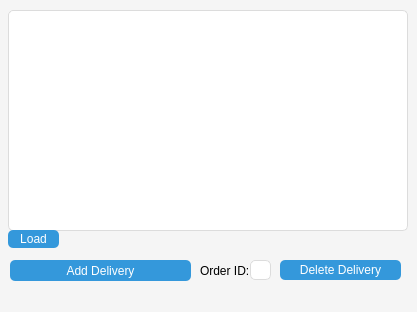
<?xml version="1.0" encoding="UTF-8"?>
<ui version="4.0">
 <class>deliverywidget</class>
 <widget class="QWidget" name="deliverywidget">
  <property name="geometry">
   <rect>
    <x>0</x>
    <y>0</y>
    <width>417</width>
    <height>312</height>
   </rect>
  </property>
  <property name="windowTitle">
   <string>Form</string>
  </property>
  <property name="styleSheet">
   <string notr="true">QWidget#deliverywidget {
    background-color: #f5f5f5;
}

QTableView#DeliveryTable {
    background-color: #ffffff;
    border: 1px solid #dcdcdc;
    border-radius: 5px;
}

QPushButton#AddDeliveryButton,
QPushButton#DeleteDeliveryButton,
QPushButton#LoadDeliveryTable {
    font-size: 12px;
    background-color: #3498db;
    color: white;
    border: none;
    border-radius: 5px;
    cursor: pointer;
    transition: background-color 0.3s;
}

QPushButton#AddDeliveryButton:hover,
QPushButton#DeleteDeliveryButton:hover,
QPushButton#LoadDeliveryTable:hover {
    background-color: #2980b9;
}

QLineEdit#OrderIDLineEdit {
    border: 1px solid #dcdcdc;
    border-radius: 5px;
}

QLabel#OrderIDLabel {
    font-size: 12px;
}

</string>
  </property>
  <widget class="QTableView" name="DeliveryTable">
   <property name="geometry">
    <rect>
     <x>8</x>
     <y>10</y>
     <width>400</width>
     <height>221</height>
    </rect>
   </property>
  </widget>
  <widget class="QPushButton" name="AddDeliveryButton">
   <property name="geometry">
    <rect>
     <x>10</x>
     <y>260</y>
     <width>181</width>
     <height>21</height>
    </rect>
   </property>
   <property name="text">
    <string>Add Delivery</string>
   </property>
  </widget>
  <widget class="QPushButton" name="DeleteDeliveryButton">
   <property name="geometry">
    <rect>
     <x>280</x>
     <y>260</y>
     <width>121</width>
     <height>20</height>
    </rect>
   </property>
   <property name="text">
    <string>Delete Delivery</string>
   </property>
  </widget>
  <widget class="QPushButton" name="LoadDeliveryTable">
   <property name="geometry">
    <rect>
     <x>8</x>
     <y>230</y>
     <width>51</width>
     <height>18</height>
    </rect>
   </property>
   <property name="text">
    <string>Load</string>
   </property>
  </widget>
  <widget class="QLineEdit" name="OrderIDLineEdit">
   <property name="geometry">
    <rect>
     <x>250</x>
     <y>260</y>
     <width>21</width>
     <height>20</height>
    </rect>
   </property>
  </widget>
  <widget class="QLabel" name="OrderIDLabel">
   <property name="geometry">
    <rect>
     <x>200</x>
     <y>260</y>
     <width>51</width>
     <height>21</height>
    </rect>
   </property>
   <property name="text">
    <string>Order ID:</string>
   </property>
  </widget>
 </widget>
 <resources/>
 <connections/>
</ui>
